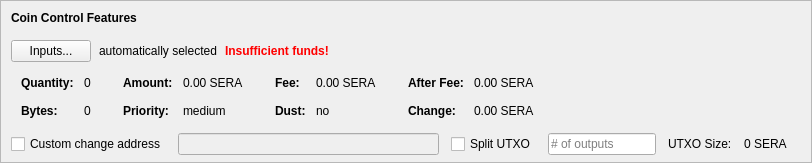
    <widget class="QFrame" name="frameCoinControl">
     <property name="sizePolicy">
      <sizepolicy hsizetype="Expanding" vsizetype="Expanding">
       <horstretch>0</horstretch>
       <verstretch>0</verstretch>
      </sizepolicy>
     </property>
     <property name="maximumSize">
      <size>
       <width>16777215</width>
       <height>16777215</height>
      </size>
     </property>
     <property name="frameShape">
      <enum>QFrame::StyledPanel</enum>
     </property>
     <property name="frameShadow">
      <enum>QFrame::Sunken</enum>
     </property>
     <layout class="QVBoxLayout" name="verticalLayoutCoinControl2">
      <property name="spacing">
       <number>0</number>
      </property>
      <property name="leftMargin">
       <number>0</number>
      </property>
      <property name="topMargin">
       <number>0</number>
      </property>
      <property name="rightMargin">
       <number>0</number>
      </property>
      <property name="bottomMargin">
       <number>6</number>
      </property>
      <item>
       <layout class="QVBoxLayout" name="verticalLayoutCoinControl" stretch="0,0,0,0,1">
        <property name="spacing">
         <number>0</number>
        </property>
        <property name="leftMargin">
         <number>10</number>
        </property>
        <property name="topMargin">
         <number>10</number>
        </property>
        <item>
         <layout class="QHBoxLayout" name="horizontalLayoutCoinControl1">
          <property name="bottomMargin">
           <number>15</number>
          </property>
          <item>
           <widget class="QLabel" name="labelCoinControlFeatures">
            <property name="sizePolicy">
             <sizepolicy hsizetype="Preferred" vsizetype="Maximum">
              <horstretch>0</horstretch>
              <verstretch>0</verstretch>
             </sizepolicy>
            </property>
            <property name="font">
             <font>
              <weight>75</weight>
              <bold>true</bold>
             </font>
            </property>
            <property name="styleSheet">
             <string notr="true">font-weight:bold;</string>
            </property>
            <property name="text">
             <string>Coin Control Features</string>
            </property>
           </widget>
          </item>
         </layout>
        </item>
        <item>
         <layout class="QHBoxLayout" name="horizontalLayoutCoinControl2" stretch="0,0,0,0">
          <property name="spacing">
           <number>8</number>
          </property>
          <property name="bottomMargin">
           <number>10</number>
          </property>
          <item>
           <widget class="QPushButton" name="pushButtonCoinControl">
            <property name="styleSheet">
             <string notr="true"/>
            </property>
            <property name="text">
             <string>Inputs...</string>
            </property>
            <property name="autoDefault">
             <bool>false</bool>
            </property>
           </widget>
          </item>
          <item>
           <widget class="QLabel" name="labelCoinControlAutomaticallySelected">
            <property name="text">
             <string>automatically selected</string>
            </property>
            <property name="margin">
             <number>5</number>
            </property>
           </widget>
          </item>
          <item>
           <widget class="QLabel" name="labelCoinControlInsuffFunds">
            <property name="font">
             <font>
              <weight>75</weight>
              <bold>true</bold>
             </font>
            </property>
            <property name="styleSheet">
             <string notr="true">color:red;font-weight:bold;</string>
            </property>
            <property name="text">
             <string>Insufficient funds!</string>
            </property>
            <property name="margin">
             <number>5</number>
            </property>
           </widget>
          </item>
          <item>
           <spacer name="horizontalSpacerCoinControl">
            <property name="orientation">
             <enum>Qt::Horizontal</enum>
            </property>
            <property name="sizeHint" stdset="0">
             <size>
              <width>40</width>
              <height>1</height>
             </size>
            </property>
           </spacer>
          </item>
         </layout>
        </item>
        <item>
         <widget class="QWidget" name="widgetCoinControl" native="true">
          <property name="sizePolicy">
           <sizepolicy hsizetype="Preferred" vsizetype="Preferred">
            <horstretch>0</horstretch>
            <verstretch>0</verstretch>
           </sizepolicy>
          </property>
          <property name="minimumSize">
           <size>
            <width>0</width>
            <height>0</height>
           </size>
          </property>
          <property name="styleSheet">
           <string notr="true"/>
          </property>
          <layout class="QHBoxLayout" name="horizontalLayoutCoinControl5">
           <property name="leftMargin">
            <number>0</number>
           </property>
           <property name="topMargin">
            <number>0</number>
           </property>
           <property name="rightMargin">
            <number>0</number>
           </property>
           <property name="bottomMargin">
            <number>0</number>
           </property>
           <item>
            <layout class="QHBoxLayout" name="horizontalLayoutCoinControl3" stretch="0,0,0,1">
             <property name="spacing">
              <number>20</number>
             </property>
             <property name="topMargin">
              <number>0</number>
             </property>
             <property name="bottomMargin">
              <number>10</number>
             </property>
             <item>
              <layout class="QFormLayout" name="formLayoutCoinControl1">
               <property name="horizontalSpacing">
                <number>10</number>
               </property>
               <property name="verticalSpacing">
                <number>14</number>
               </property>
               <property name="leftMargin">
                <number>10</number>
               </property>
               <property name="topMargin">
                <number>4</number>
               </property>
               <property name="rightMargin">
                <number>6</number>
               </property>
               <item row="0" column="0">
                <widget class="QLabel" name="labelCoinControlQuantityText">
                 <property name="font">
                  <font>
                   <weight>75</weight>
                   <bold>true</bold>
                  </font>
                 </property>
                 <property name="text">
                  <string>Quantity:</string>
                 </property>
                 <property name="margin">
                  <number>0</number>
                 </property>
                </widget>
               </item>
               <item row="0" column="1">
                <widget class="QLabel" name="labelCoinControlQuantity">
                 <property name="cursor">
                  <cursorShape>IBeamCursor</cursorShape>
                 </property>
                 <property name="contextMenuPolicy">
                  <enum>Qt::ActionsContextMenu</enum>
                 </property>
                 <property name="text">
                  <string notr="true">0</string>
                 </property>
                 <property name="margin">
                  <number>0</number>
                 </property>
                 <property name="textInteractionFlags">
                  <set>Qt::LinksAccessibleByMouse|Qt::TextSelectableByKeyboard|Qt::TextSelectableByMouse</set>
                 </property>
                </widget>
               </item>
               <item row="1" column="0">
                <widget class="QLabel" name="labelCoinControlBytesText">
                 <property name="font">
                  <font>
                   <weight>75</weight>
                   <bold>true</bold>
                  </font>
                 </property>
                 <property name="text">
                  <string>Bytes:</string>
                 </property>
                </widget>
               </item>
               <item row="1" column="1">
                <widget class="QLabel" name="labelCoinControlBytes">
                 <property name="cursor">
                  <cursorShape>IBeamCursor</cursorShape>
                 </property>
                 <property name="contextMenuPolicy">
                  <enum>Qt::ActionsContextMenu</enum>
                 </property>
                 <property name="text">
                  <string notr="true">0</string>
                 </property>
                 <property name="textInteractionFlags">
                  <set>Qt::LinksAccessibleByMouse|Qt::TextSelectableByKeyboard|Qt::TextSelectableByMouse</set>
                 </property>
                </widget>
               </item>
              </layout>
             </item>
             <item>
              <layout class="QFormLayout" name="formLayoutCoinControl2">
               <property name="horizontalSpacing">
                <number>10</number>
               </property>
               <property name="verticalSpacing">
                <number>14</number>
               </property>
               <property name="leftMargin">
                <number>6</number>
               </property>
               <property name="topMargin">
                <number>4</number>
               </property>
               <property name="rightMargin">
                <number>6</number>
               </property>
               <item row="0" column="0">
                <widget class="QLabel" name="labelCoinControlAmountText">
                 <property name="font">
                  <font>
                   <weight>75</weight>
                   <bold>true</bold>
                  </font>
                 </property>
                 <property name="text">
                  <string>Amount:</string>
                 </property>
                 <property name="margin">
                  <number>0</number>
                 </property>
                </widget>
               </item>
               <item row="0" column="1">
                <widget class="QLabel" name="labelCoinControlAmount">
                 <property name="cursor">
                  <cursorShape>IBeamCursor</cursorShape>
                 </property>
                 <property name="contextMenuPolicy">
                  <enum>Qt::ActionsContextMenu</enum>
                 </property>
                 <property name="text">
                  <string notr="true">0.00 SERA</string>
                 </property>
                 <property name="textInteractionFlags">
                  <set>Qt::LinksAccessibleByMouse|Qt::TextSelectableByKeyboard|Qt::TextSelectableByMouse</set>
                 </property>
                </widget>
               </item>
               <item row="1" column="0">
                <widget class="QLabel" name="labelCoinControlPriorityText">
                 <property name="font">
                  <font>
                   <weight>75</weight>
                   <bold>true</bold>
                  </font>
                 </property>
                 <property name="text">
                  <string>Priority:</string>
                 </property>
                </widget>
               </item>
               <item row="1" column="1">
                <widget class="QLabel" name="labelCoinControlPriority">
                 <property name="cursor">
                  <cursorShape>IBeamCursor</cursorShape>
                 </property>
                 <property name="contextMenuPolicy">
                  <enum>Qt::ActionsContextMenu</enum>
                 </property>
                 <property name="text">
                  <string>medium</string>
                 </property>
                 <property name="textInteractionFlags">
                  <set>Qt::LinksAccessibleByMouse|Qt::TextSelectableByKeyboard|Qt::TextSelectableByMouse</set>
                 </property>
                </widget>
               </item>
              </layout>
             </item>
             <item>
              <layout class="QFormLayout" name="formLayoutCoinControl3">
               <property name="horizontalSpacing">
                <number>10</number>
               </property>
               <property name="verticalSpacing">
                <number>14</number>
               </property>
               <property name="leftMargin">
                <number>6</number>
               </property>
               <property name="topMargin">
                <number>4</number>
               </property>
               <property name="rightMargin">
                <number>6</number>
               </property>
               <item row="0" column="0">
                <widget class="QLabel" name="labelCoinControlFeeText">
                 <property name="font">
                  <font>
                   <weight>75</weight>
                   <bold>true</bold>
                  </font>
                 </property>
                 <property name="text">
                  <string>Fee:</string>
                 </property>
                 <property name="margin">
                  <number>0</number>
                 </property>
                </widget>
               </item>
               <item row="0" column="1">
                <widget class="QLabel" name="labelCoinControlFee">
                 <property name="cursor">
                  <cursorShape>IBeamCursor</cursorShape>
                 </property>
                 <property name="contextMenuPolicy">
                  <enum>Qt::ActionsContextMenu</enum>
                 </property>
                 <property name="text">
                  <string notr="true">0.00 SERA</string>
                 </property>
                 <property name="textInteractionFlags">
                  <set>Qt::LinksAccessibleByMouse|Qt::TextSelectableByKeyboard|Qt::TextSelectableByMouse</set>
                 </property>
                </widget>
               </item>
               <item row="1" column="0">
                <widget class="QLabel" name="labelCoinControlLowOutputText">
                 <property name="font">
                  <font>
                   <weight>75</weight>
                   <bold>true</bold>
                  </font>
                 </property>
                 <property name="text">
                  <string>Dust:</string>
                 </property>
                </widget>
               </item>
               <item row="1" column="1">
                <widget class="QLabel" name="labelCoinControlLowOutput">
                 <property name="cursor">
                  <cursorShape>IBeamCursor</cursorShape>
                 </property>
                 <property name="contextMenuPolicy">
                  <enum>Qt::ActionsContextMenu</enum>
                 </property>
                 <property name="text">
                  <string>no</string>
                 </property>
                 <property name="textInteractionFlags">
                  <set>Qt::LinksAccessibleByMouse|Qt::TextSelectableByKeyboard|Qt::TextSelectableByMouse</set>
                 </property>
                </widget>
               </item>
              </layout>
             </item>
             <item>
              <layout class="QFormLayout" name="formLayoutCoinControl4">
               <property name="horizontalSpacing">
                <number>10</number>
               </property>
               <property name="verticalSpacing">
                <number>14</number>
               </property>
               <property name="leftMargin">
                <number>6</number>
               </property>
               <property name="topMargin">
                <number>4</number>
               </property>
               <property name="rightMargin">
                <number>6</number>
               </property>
               <item row="0" column="0">
                <widget class="QLabel" name="labelCoinControlAfterFeeText">
                 <property name="font">
                  <font>
                   <weight>75</weight>
                   <bold>true</bold>
                  </font>
                 </property>
                 <property name="text">
                  <string>After Fee:</string>
                 </property>
                 <property name="margin">
                  <number>0</number>
                 </property>
                </widget>
               </item>
               <item row="0" column="1">
                <widget class="QLabel" name="labelCoinControlAfterFee">
                 <property name="cursor">
                  <cursorShape>IBeamCursor</cursorShape>
                 </property>
                 <property name="contextMenuPolicy">
                  <enum>Qt::ActionsContextMenu</enum>
                 </property>
                 <property name="text">
                  <string notr="true">0.00 SERA</string>
                 </property>
                 <property name="textInteractionFlags">
                  <set>Qt::LinksAccessibleByMouse|Qt::TextSelectableByKeyboard|Qt::TextSelectableByMouse</set>
                 </property>
                </widget>
               </item>
               <item row="1" column="0">
                <widget class="QLabel" name="labelCoinControlChangeText">
                 <property name="font">
                  <font>
                   <weight>75</weight>
                   <bold>true</bold>
                  </font>
                 </property>
                 <property name="text">
                  <string>Change:</string>
                 </property>
                </widget>
               </item>
               <item row="1" column="1">
                <widget class="QLabel" name="labelCoinControlChange">
                 <property name="cursor">
                  <cursorShape>IBeamCursor</cursorShape>
                 </property>
                 <property name="contextMenuPolicy">
                  <enum>Qt::ActionsContextMenu</enum>
                 </property>
                 <property name="text">
                  <string notr="true">0.00 SERA</string>
                 </property>
                 <property name="textInteractionFlags">
                  <set>Qt::LinksAccessibleByMouse|Qt::TextSelectableByKeyboard|Qt::TextSelectableByMouse</set>
                 </property>
                </widget>
               </item>
              </layout>
             </item>
            </layout>
           </item>
          </layout>
         </widget>
        </item>
        <item>
         <layout class="QHBoxLayout" name="horizontalLayoutCoinControl4" stretch="0,0,0,0,0,0,0">
          <property name="spacing">
           <number>12</number>
          </property>
          <property name="sizeConstraint">
           <enum>QLayout::SetDefaultConstraint</enum>
          </property>
          <property name="topMargin">
           <number>5</number>
          </property>
          <property name="rightMargin">
           <number>5</number>
          </property>
          <item>
           <widget class="QCheckBox" name="checkBoxCoinControlChange">
            <property name="toolTip">
             <string>If this is activated, but the change address is empty or invalid, change will be sent to a newly generated address.</string>
            </property>
            <property name="text">
             <string>Custom change address</string>
            </property>
           </widget>
          </item>
          <item>
           <widget class="QValidatedLineEdit" name="lineEditCoinControlChange">
            <property name="enabled">
             <bool>false</bool>
            </property>
            <property name="sizePolicy">
             <sizepolicy hsizetype="Expanding" vsizetype="Fixed">
              <horstretch>0</horstretch>
              <verstretch>0</verstretch>
             </sizepolicy>
            </property>
           </widget>
          </item>
          <item>
           <widget class="QCheckBox" name="splitBlockCheckBox">
            <property name="text">
             <string>Split UTXO</string>
            </property>
           </widget>
          </item>
          <item>
           <widget class="QLineEdit" name="splitBlockLineEdit">
            <property name="sizePolicy">
             <sizepolicy hsizetype="Fixed" vsizetype="Fixed">
              <horstretch>50</horstretch>
              <verstretch>0</verstretch>
             </sizepolicy>
            </property>
            <property name="placeholderText">
             <string># of outputs</string>
            </property>
           </widget>
          </item>
          <item>
           <widget class="QLabel" name="labelBlockSizeText">
            <property name="text">
             <string>UTXO Size:</string>
            </property>
           </widget>
          </item>
          <item>
           <widget class="QLabel" name="labelBlockSize">
            <property name="text">
             <string>0 SERA</string>
            </property>
           </widget>
          </item>
          <item>
           <widget class="QLabel" name="labelCoinControlChangeLabel">
            <property name="sizePolicy">
             <sizepolicy hsizetype="Preferred" vsizetype="Expanding">
              <horstretch>0</horstretch>
              <verstretch>0</verstretch>
             </sizepolicy>
            </property>
            <property name="minimumSize">
             <size>
              <width>0</width>
              <height>0</height>
             </size>
            </property>
            <property name="text">
             <string/>
            </property>
            <property name="margin">
             <number>3</number>
            </property>
           </widget>
          </item>
         </layout>
        </item>
        <item>
         <spacer name="verticalSpacerCoinControl">
          <property name="orientation">
           <enum>Qt::Vertical</enum>
          </property>
          <property name="sizeHint" stdset="0">
           <size>
            <width>800</width>
            <height>1</height>
           </size>
          </property>
         </spacer>
        </item>
       </layout>
      </item>
     </layout>
    </widget>
